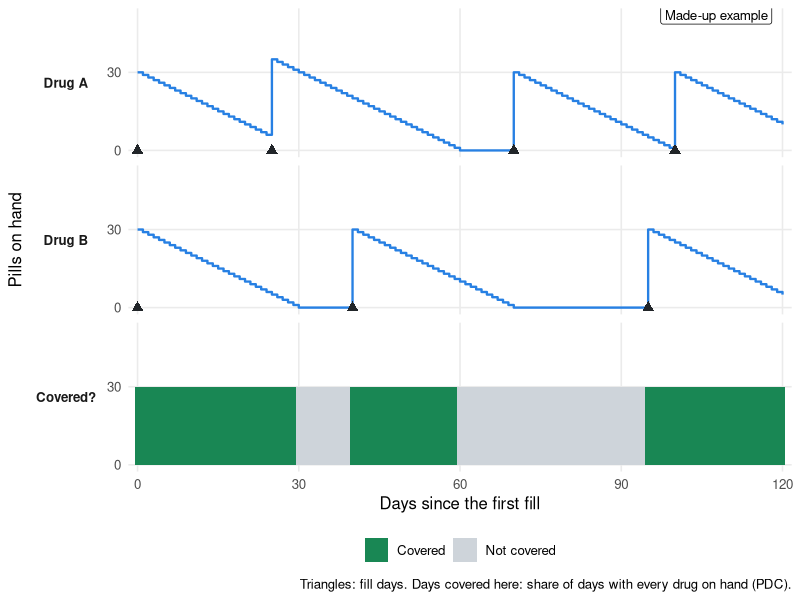
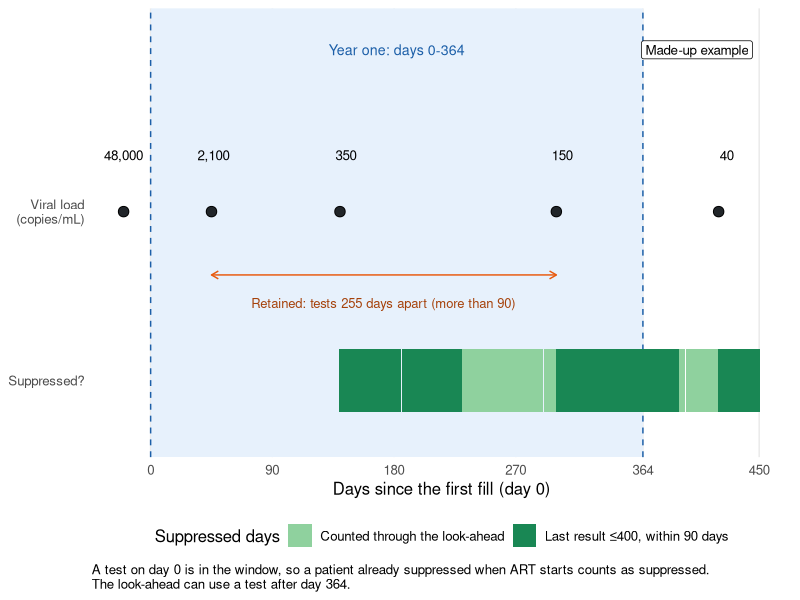

Generate these figures, in order, with R:
## ---- chunk 1
#| label: fig-pills-on-hand
#| echo: false
#| eval: true
#| fig-width: 8
#| fig-height: 4.2
#| fig-cap: "How fills become pills on hand and covered days, for one made-up patient on a two-drug regimen. Each fill adds 30 pills and each day uses one; an early refill adds to what is left. A day is covered only when both drugs are on hand."
#| fig-alt: "Step chart of pills on hand over 120 days for a made-up patient taking two drugs, A and B, with a band underneath marking covered days. Drug A is filled on days 0, 25, 70 and 100; the early refill on day 25 adds to the 5 pills left, and drug A runs out only on days 60 to 69. Drug B is filled on days 0, 40 and 95 and runs out on days 30 to 39 and 70 to 94. Days are covered only when both drugs are on hand: 76 of 121 days, about 63%. Made-up example is printed on the chart."
library(ggplot2)

# A copy of the rule in count_pills_on_hand() (Functions page), applied to
# made-up fills. Nothing here is study or synthetic data.
pills_from_fills <- function(fill_days, n_days = 121, fill_size = 30) {
  dispensed <- ifelse(0:(n_days - 1) %in% fill_days, fill_size, 0)
  pills <- numeric(n_days)
  pills[1] <- dispensed[1]
  for (day in 2:n_days) {
    if (dispensed[day] == fill_size && pills[day - 1] == 0) {
      pills[day] <- fill_size
    } else {
      pills[day] <- max(0, dispensed[day] + pills[day - 1] - 1)
    }
  }
  pills
}

fills <- list("Drug A" = c(0, 25, 70, 100), "Drug B" = c(0, 40, 95))
on_hand <- do.call(rbind, lapply(names(fills), function(drug) {
  data.frame(day = 0:120, drug = drug, pills = pills_from_fills(fills[[drug]]))
}))
fill_marks <- do.call(rbind, lapply(names(fills), function(drug) {
  data.frame(day = fills[[drug]], drug = drug)
}))
covered <- aggregate(pills ~ day, data = on_hand, FUN = function(p) all(p > 0))
covered$status <- ifelse(covered$pills, "Covered", "Not covered")
covered$drug <- "Covered?"

ggplot() +
  geom_step(data = on_hand, aes(day, pills), linewidth = 0.8, colour = "#2780e3") +
  geom_point(data = fill_marks, aes(day, 0), shape = 17, size = 2.6, colour = "#212529") +
  geom_tile(data = covered, aes(day, 15, fill = status), height = 30, width = 1) +
  facet_grid(factor(drug, c("Drug A", "Drug B", "Covered?")) ~ ., switch = "y") +
  scale_fill_manual(values = c("Covered" = "#198754", "Not covered" = "#ced4da"), name = NULL) +
  scale_x_continuous("Days since the first fill", breaks = seq(0, 120, 30), expand = c(0.01, 0)) +
  scale_y_continuous("Pills on hand", breaks = c(0, 30, 60)) +
  geom_label(data = data.frame(drug = "Drug A", day = 118, pills = 52),
             aes(day, pills, label = "Made-up example"), hjust = 1, size = 3.4) +
  labs(caption = "Triangles: fill days. Days covered here: share of days with every drug on hand (PDC).") +
  theme_minimal(base_size = 12) +
  theme(legend.position = "bottom", strip.placement = "outside",
        strip.text.y.left = element_text(angle = 0, face = "bold"),
        panel.grid.minor = element_blank())
## ---- chunk 2
#| label: fig-outcome-timeline
#| echo: false
#| eval: true
#| fig-width: 8
#| fig-height: 4.4
#| fig-cap: "How the year-one outcomes are read from one made-up patient's viral load tests. The shaded window is days 0-364 after the first fill. A day counts as suppressed when the last result was 400 copies/mL or less and was measured within 90 days, or when the next result, within 90 days, is also 400 or less (the look-ahead). Retention needs two tests in the window more than 90 days apart."
#| fig-alt: "Timeline from 60 days before to 450 days after the first fill for a made-up patient. Viral load tests: 48,000 copies/mL on day minus 20 (the baseline), 2,100 on day 45, 350 on day 140, 150 on day 300 and 40 on day 420. A band marks suppressed days: days 140 to 230 because the last result was 350 within 90 days; days 231 to 299 only through the look-ahead to the result of 150 on day 300; and from day 300 onward. A bracket from day 45 to day 300 shows two tests in the window 255 days apart, so the patient is retained. The patient counts as suppressed in year one. Notes say that a test on day 0 would also count, and that the look-ahead can use a test after day 364. 'Made-up example' is printed on the chart."
library(ggplot2)

# Made-up tests; the rule is the one in vl_suppressed_on_day() (Functions page).
tests <- data.frame(day = c(-20, 45, 140, 300, 420),
                    vl = c(48000, 2100, 350, 150, 40))
days <- -60:450
last_i <- findInterval(days, tests$day)
next_i <- last_i + 1
last_vl <- ifelse(last_i > 0, tests$vl[pmax(last_i, 1)], NA)
last_day <- ifelse(last_i > 0, tests$day[pmax(last_i, 1)], NA)
next_vl <- ifelse(next_i <= nrow(tests), tests$vl[pmin(next_i, nrow(tests))], NA)
next_day <- ifelse(next_i <= nrow(tests), tests$day[pmin(next_i, nrow(tests))], NA)
recent <- !is.na(last_vl) & last_vl <= 400 & days - last_day <= 90
bridge <- !is.na(last_vl) & last_vl <= 400 & !recent &
  !is.na(next_vl) & next_vl <= 400 & next_day - days <= 90
status <- data.frame(day = days,
                     how = ifelse(recent, "Last result ≤400, within 90 days",
                           ifelse(bridge, "Counted through the look-ahead", NA)))
status <- status[!is.na(status$how), ]

ggplot() +
  annotate("rect", xmin = 0, xmax = 364, ymin = -Inf, ymax = Inf, fill = "#e7f1fc") +
  annotate("text", x = 182, y = 3.35, label = "Year one: days 0-364", size = 3.6, colour = "#1c5fa8") +
  geom_vline(xintercept = c(0, 364), colour = "#1c5fa8", linetype = "dashed") +
  geom_tile(data = status, aes(day, 1, fill = how), height = 0.45, width = 1) +
  geom_point(data = tests, aes(day, 2.2), shape = 21, size = 3.2, fill = "#212529") +
  geom_text(data = tests, aes(day, 2.6, label = format(vl, big.mark = ",")), size = 3.4) +
  annotate("segment", x = 45, xend = 300, y = 1.75, yend = 1.75,
           arrow = arrow(ends = "both", length = unit(2, "mm")), colour = "#e8590c") +
  annotate("text", x = 172, y = 1.55, size = 3.3, colour = "#a5410a",
           label = "Retained: tests 255 days apart (more than 90)") +
  annotate("label", x = 445, y = 3.35, label = "Made-up example", hjust = 1, size = 3.4) +
  scale_fill_manual(values = c("Last result ≤400, within 90 days" = "#198754",
                               "Counted through the look-ahead" = "#8fd19e"),
                    name = "Suppressed days") +
  scale_y_continuous(NULL, breaks = c(1, 2.2), labels = c("Suppressed?", "Viral load\n(copies/mL)"),
                     limits = c(0.6, 3.5)) +
  scale_x_continuous("Days since the first fill (day 0)", breaks = c(-60, 0, 90, 180, 270, 364, 450)) +
  labs(caption = "A test on day 0 is in the window, so a patient already suppressed when ART starts counts as suppressed.\nThe look-ahead can use a test after day 364.") +
  theme_minimal(base_size = 12) +
  theme(legend.position = "bottom", panel.grid.minor = element_blank(),
        panel.grid.major.y = element_blank(), plot.caption = element_text(hjust = 0))
